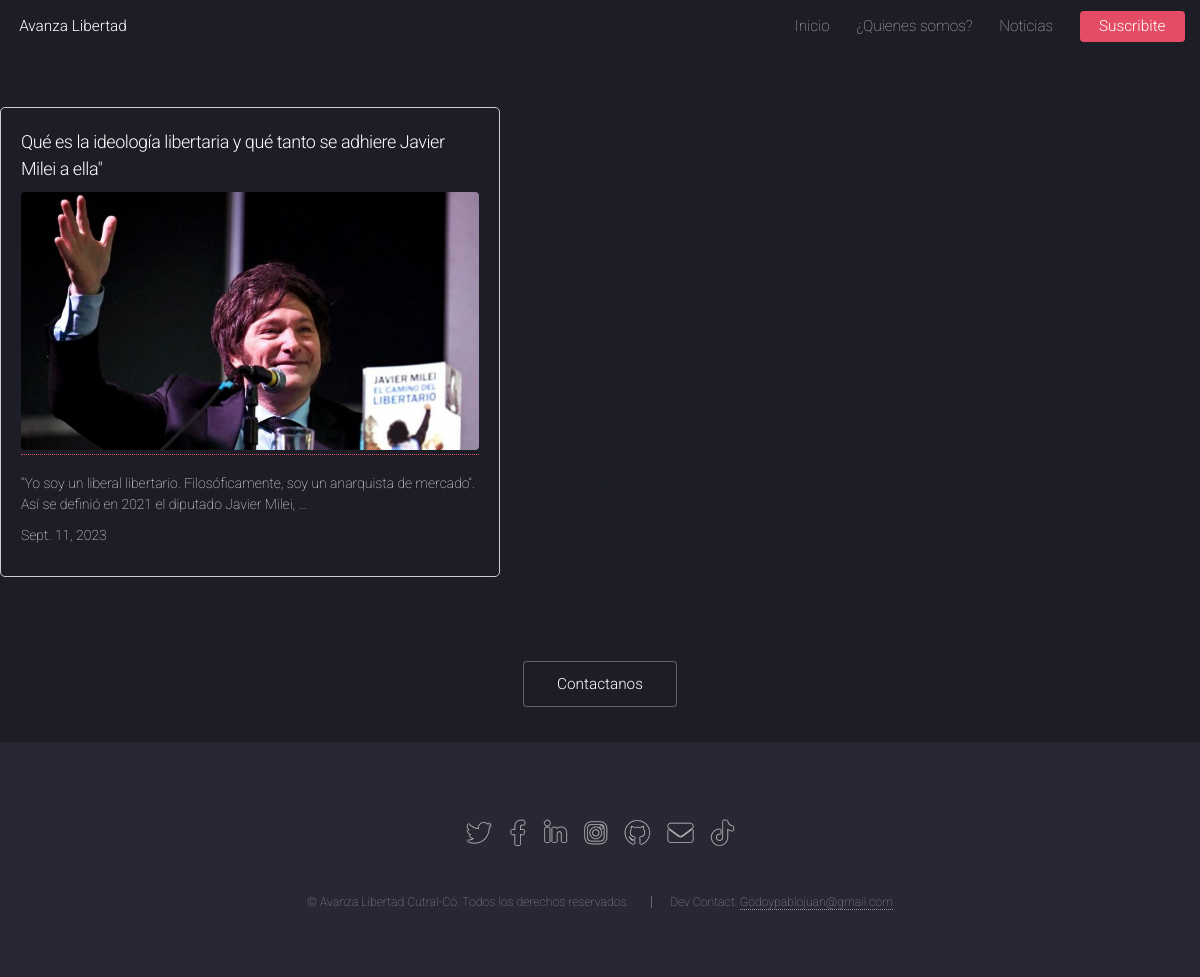
Screenshot of /noticias/ with the database file from the repository.
### App/models.py (models this page shows, shortened)
class Noticia (models.Model):
    titulo = models.CharField(max_length=100)
    contenido = models.TextField()
    fecha = models.DateField()
    imagen = models.ImageField(upload_to="noticias", null=True)

### App/views/noticias_views.py (the view)
# urls.py: path('noticias/', views.noticias, name='noticias'),
def noticias (request):
    noticias = Noticia.objects.all().order_by('-fecha')
    return render(request, "Noticias/noticias.html", {"noticias":noticias})

### App/Template/Noticias/noticias.html (shortened to what this page needs)
{% extends 'layout.html' %}
{% load static %}
{% block content %}
<br><br>
<div class="noticias-container">
  {% for noticia in noticias %}
    <div class="noticia-item">
      <h2>{{ noticia.titulo }}</h2>
      {% if noticia.imagen %}
      <a href="{% url 'noticia_detail' pk=noticia.id %}"><img src="{{ noticia.imagen.url }}" alt="{{ noticia.titulo }}" /></a>
      {% endif %}
      <p>{{ noticia.contenido|truncatewords:20 }}</p>
      <p>{{ noticia.fecha }}</p>
    </div>
  {% endfor %}
</div>
{% endblock %}

### App/Template/layout.html (shortened to what this page needs)
{% load static %}
<!DOCTYPE html>
<html>
  <head>
    <link href="{% static '/css/main.css' %}" rel="stylesheet" />
  </head>
  <body class="is-preload landing">
    <div id="page-wrapper">
    {% include 'Componentes/header.html' %}
    {% block content %}
    {% endblock %}
    {% include 'Componentes/footer.html' %}
</body>
</html>

### App/Template/Componentes/header.html (shortened to what this page needs)
<header id="header">
  <header id="header">
    <h1 id="logo"><a href="{% url 'index' %}">Avanza Libertad</a></h1>
    <nav id="nav">
      <ul>
        <li><a href="{% url 'index' %}">Inicio</a></li>
        <li>
          <a href="{% url 'quienes_somos' %} ">¿Quienes somos?</a>
        </li>
        <li><a href="{% url 'noticias' %}">Noticias</a></li>
        <li><a class="button primary" href="#">Suscribite</a></li>
      </ul>
    </nav>
  </header>

### App/Template/Componentes/footer.html
<footer class="major">
  <ul class="actions special">
    <li><a class="button" href="{% url 'contacto' %}">Contactanos</a></li>
  </ul>
</footer>
<footer id="footer">
  <ul class="icons">
    <li>
      <a class="icon brands alt fa-twitter" href="#"
        ><span class="label">Twitter</span></a
      >
    </li>
    <li>
      <a class="icon brands alt fa-facebook-f" href="#"
        ><span class="label">Facebook</span></a
      >
    </li>
    <li>
      <a class="icon brands alt fa-linkedin-in" href="#"
        ><span class="label">LinkedIn</span></a
      >
    </li>
    <li>
      <a
        class="icon brands alt fa-instagram"
        href="https://www.instagram.com/avance_libertariocutralco/?igshid=YmMyMTA2M2Y%3D"
        ><span class="label">Instagram</span></a
      >
    </li>
    <li>
      <a class="icon brands alt fa-github" href="#"
        ><span class="label">GitHub</span></a
      >
    </li>
    <li>
      <a class="icon solid alt fa-envelope" href="#"
        ><span class="label">Email</span></a
      >
    </li>
    <li>
      <a
        class="icon brands alt fa-tiktok"
        href="http://tiktok.com/@viva_lalibertadcarajo"
        ><span class="label">TikTok</span></a
      >
    </li>
  </ul>
  <ul class="copyright">
    <li>© Avanza Libertad Cutral-Có. Todos los derechos reservados.</li>
    <li>
      Dev Contact: <a href="http://html5up.net">Godoypablojuan@gmail.com</a>
    </li>
  </ul>
</footer>

### App/Template/Noticias/noticias.html (style rules this page uses)
.noticias-container { display: flex; flex-direction: column; align-items: flex-start; }
.noticia-item { max-width: 500px; background-color: #1c1d26; border: 1px solid #ccc; padding: 20px; border-radius: 5px; margin-bottom: 20px; color: #ffffff; }
.noticia-item h2 { font-size: 18px; margin-bottom: 10px; }
.noticia-item p { font-size: 14px; margin-bottom: 10px; line-height: 1.5; }
.noticia-item img { width: 100%; height: auto; border-radius: 4px; }

### rows the page displays
Noticia: titulo "Qué es la ideología libertaria y qué tanto se adhiere Javier Milei a ella\"", imagen (picture), contenido "“Yo soy un liberal libertario. Filosóficamente, soy un anarquista de mercado”. Así se definió en 2021 el diputado Javier Milei, …", fecha "Sept. 11, 2023"
